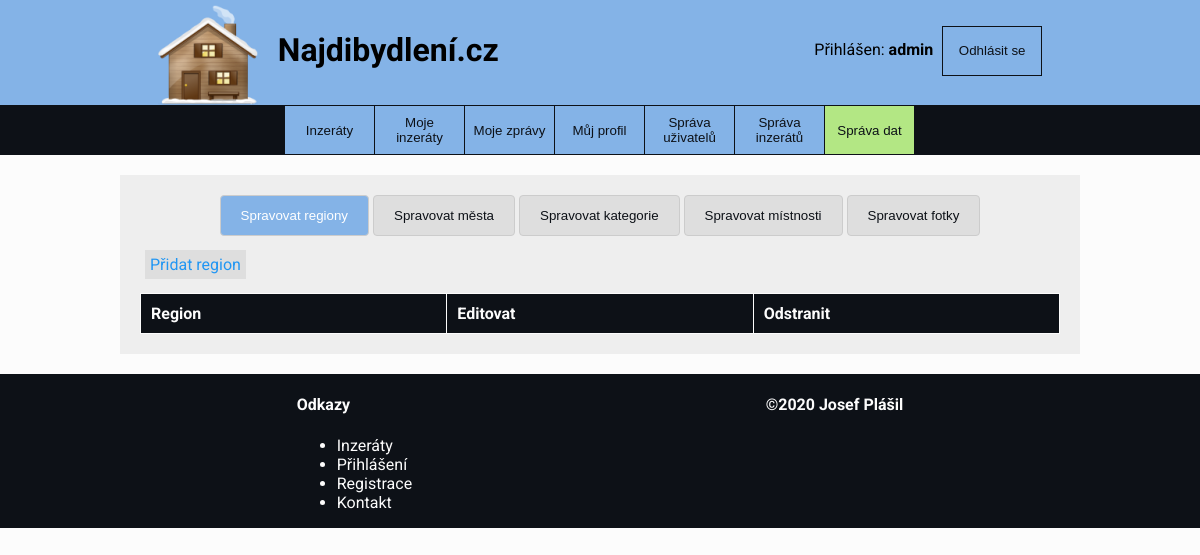
The app's page /index.php?page=manage_data (signed in), older data.
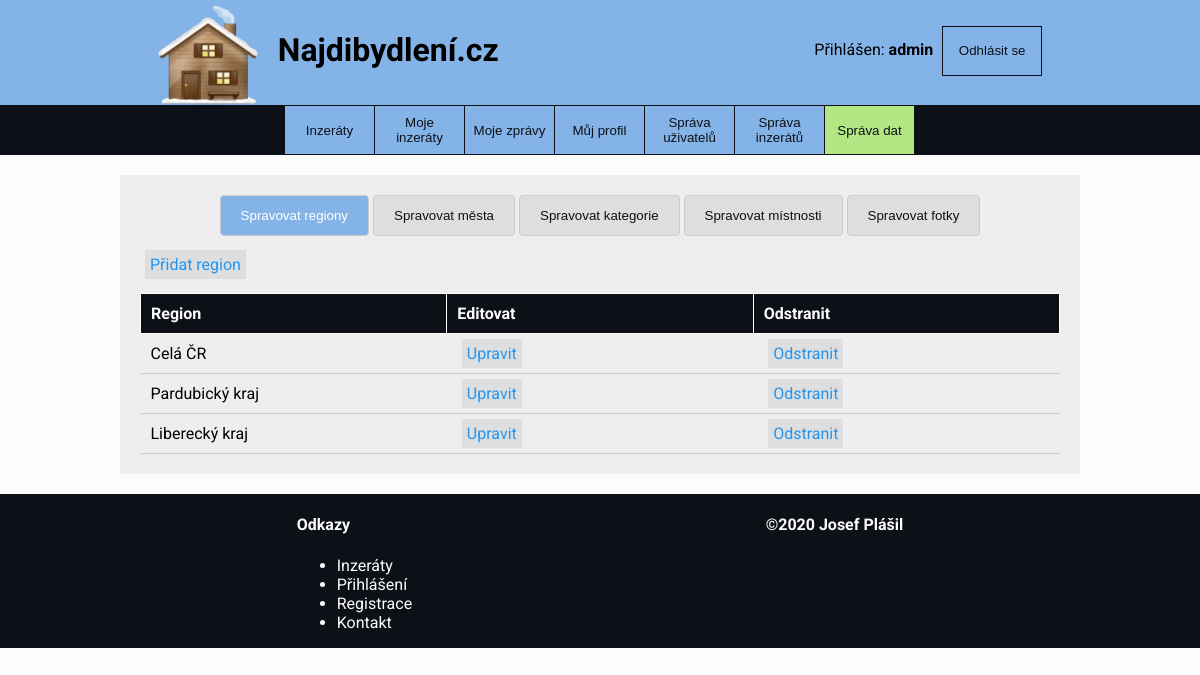
The same page, newer data.
### tables this page shows
CREATE TABLE IF NOT EXISTS `regions` (
                                                  `region_id` INT(2) NOT NULL AUTO_INCREMENT,
                                                  `name` VARCHAR(75) NOT NULL,
                                                  PRIMARY KEY (`region_id`));

### data/function.php (called while the page is built, shortened)
<?php
$dbServername = "localhost";
$dbUsername = "root";
$dbPassword = "Database1001";
$dbName = 'db_dev';
function getRegions() {
    global $dbServername, $dbUsername, $dbPassword, $dbName;
    $conn = new mysqli($dbServername, $dbUsername, $dbPassword, $dbName);
    $sql = "SELECT * FROM regions";
    return $conn->query($sql);
}

### page/manage_data.php (the view, shortened to what this page needs)
<?php
$regionList = getRegions();
?>
<div class="full-width-wrapper">
    <div class="flex-wrap">
        <div class="item-details">
            <div id="data">
            <button id="manage-region" type="button" class="global-button global-button-active">Spravovat regiony</button>
            <button id="manage-city" type="button" class="global-button">Spravovat města</button>
            <button id="manage-category" type="button" class="global-button">Spravovat kategorie</button>
            <button id="manage-room" type="button" class="global-button">Spravovat místnosti</button>
            <button id="manage-image" type="button" class="global-button">Spravovat fotky</button>
            <br><br>
            <div id="div-region">
                <div style="text-align: left"><a class="information-link default" href="?page=add_region">Přidat region</a><br><br></div>
                <div style="overflow-x:auto;">
                <table class='messages-table'>
                    <tr><th>Region</th><th>Editovat</th><th>Odstranit</th></tr>
                    <?php
                    if ($regionList->num_rows > 0) {
                        while ($rowRegion = $regionList->fetch_assoc()) {
                            $regionId = $rowRegion["region_id"];
                            $regionName = $rowRegion["name"];
                            echo "
                            <tr style='border-bottom: 1px solid #cccccc'><td>$regionName</td>
                            <td><a class=\"information-link\" href=\"?page=edit_region&region=$regionId\">Upravit</a></td>
                            <td><a class=\"information-link\" href=\"?page=delete_region&region=$regionId\" onclick=\"return confirm('Opravdu chcete region smazat?')\">Odstranit</a></td>
                            </tr>
                            ";
                        }
                    }
                    ?>
                </table>
                </div>
            </div>
            </div>
        </div>
    </div>
</div>

Row changes from the older to the newer data that the page shows:
added regions: name "Celá ČR"
added regions: name "Pardubický kraj"
added regions: name "Liberecký kraj"
